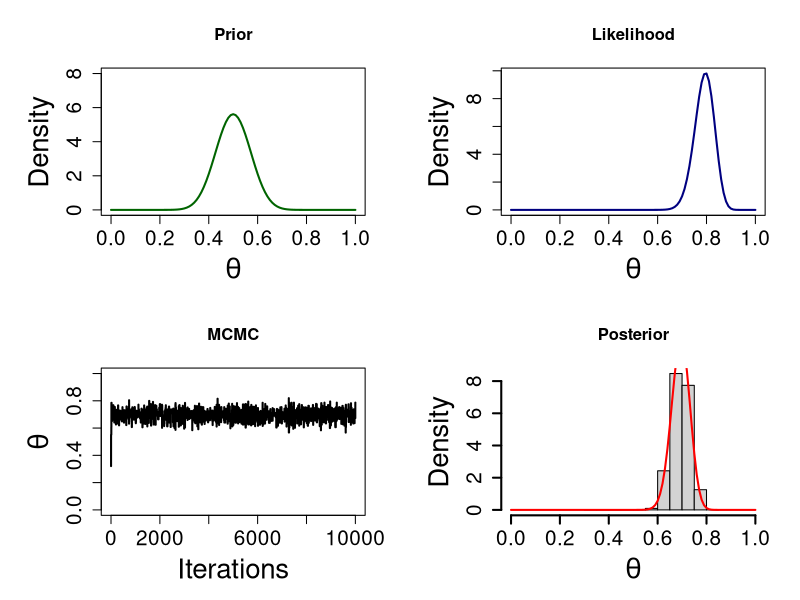
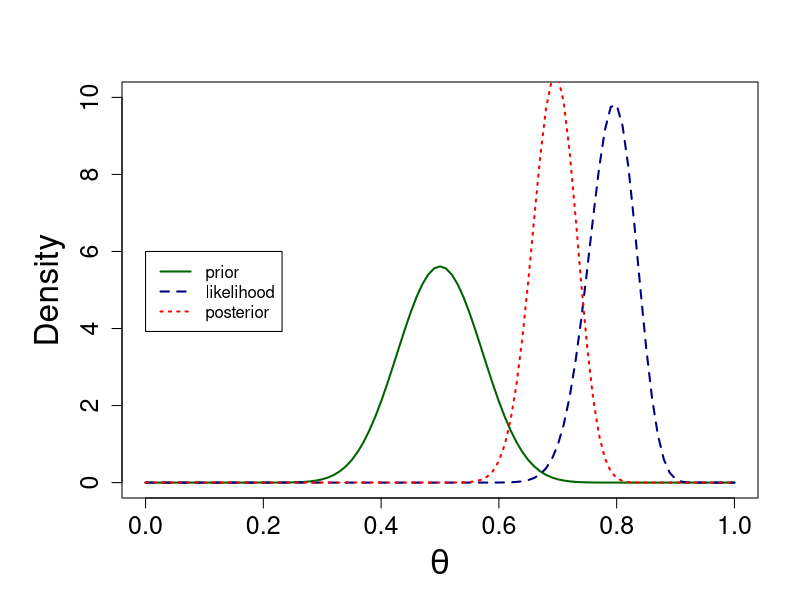
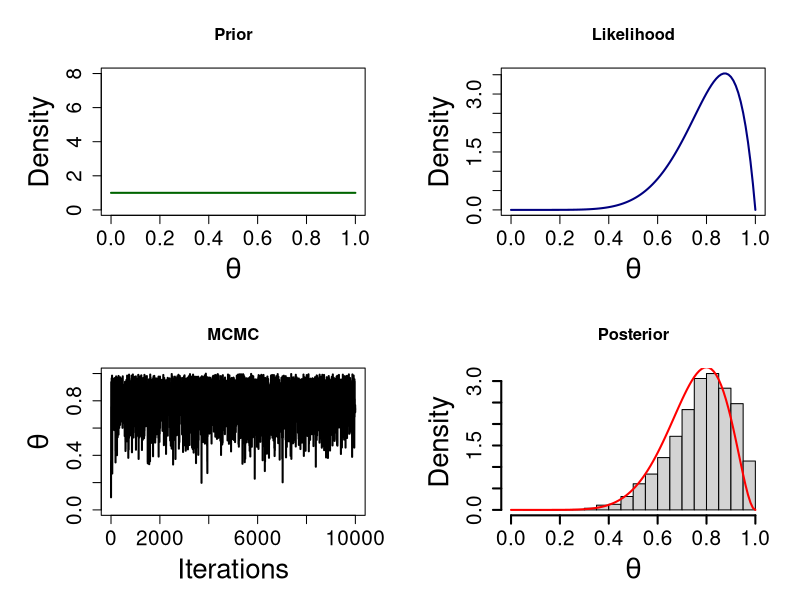
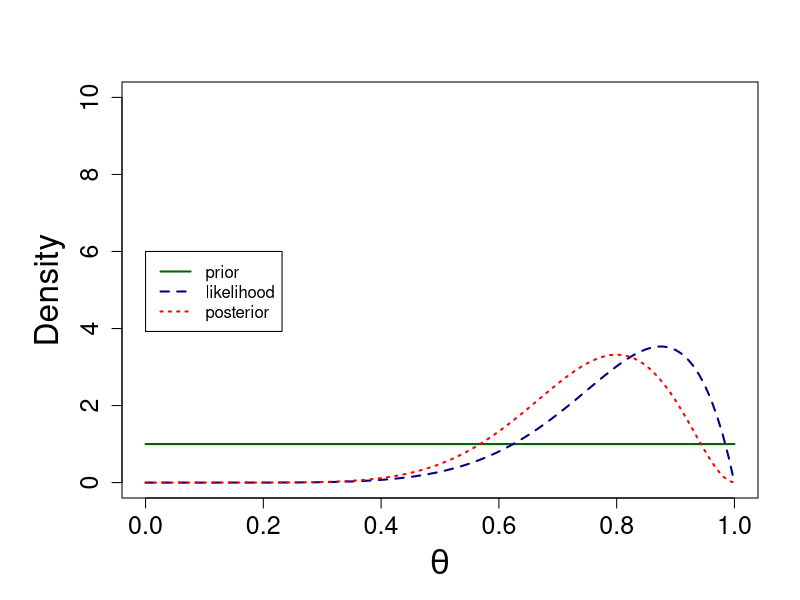

R code for these plots, in order:
#Bayesian inference - demonstrate the effect of changing prior and amount of data on 
#	the posterior distribution
# by Anders Gonçalves da Silva (C) 2014
# email: andersgs@gmail.com
# 20 March 2014

# The exercise consists of simulating flipping a biased coin, and trying to estimate
# the posterior distribution of theta, the probability of flipping a 'head'

#functions
#the log_likelihood function: calculates the log-likelihood of observing
# al=number of heads, be=number of tails in al+be trials
# given a value of theta.
#
# it assumes a Beta(alpha,beta) distribution for the counts of 'heads' and 'tails'

llike = function(theta,al,be){
return(dbeta(theta,shape1=al,shape2=be,log=T))
}

#the prior function: calculate the probability of theta given prior knowledge on the
# expectation of number of 'heads' and 'tails' that one might observe.
#
# the probability of theta is assumed to derive from a Beta distribution with parameters
# alpha and beta, where alpha is the prior number of expected 'heads' and beta is the prior
# number of expected 'tails'. 
#
# a flat, or non-informative, prior is modelled as Beta(1,1). If there is strong belief that
# the coin is fair (i.e., theta = 0.5) then the prior could be Beta(10,10) or Beta(25,25).
# the higher the values of alpha and beta, the more information the prior will carry. We
# will see this below.
prior = function(theta,alpha,beta){
	return(dbeta(theta,shape1=alpha,shape2=beta,log=T))
}

#the post_prob function: the posterior is proportional to the likelihood times the prior. Or
# the sum of the log(likelihood) and the log(prior). Thus, the function returns the proportional
# posterior density of theta given the data and the prior
post_prob = function(theta,al,be,alpha,beta){
	return(llike(theta,al,be)+prior(theta,alpha,beta))
}

#to estimate the posterior probability distribution of theta, we will use MCMC.
# this problem is simple, and could easily be solved analytically. But, the goal of this
# exercise is to also demonstrate the inner functions of an MCMC using a Metropolis-Hastings
# algorithm.
mcmc = function(data,steps,alpha,beta,prop_window){
	#observed number of heads
	al = sum(data==1)
	#observed number of tails
	be = sum(data==0)
	
	#creating some place to store some values
	#Accepted simulated theta values
	Theta = numeric(steps)
	#Posterior probability of each of accepted thetas
	Post = numeric(steps)
	
	#initiate the chain
	cur_theta = runif(1)
	cur_post = post_prob(theta=cur_theta,al,be,alpha,beta)
	Theta[1] = cur_theta
	Post[1] = cur_post
	
	#run the chain
	for(i in 2:steps){
		#propose a new theta
		new_theta = runif(1,min=max(cur_theta-prop_window,0),max=min(cur_theta+prop_window,1))
		new_post = post_prob(theta=new_theta,al,be,alpha,beta)
		
		#if it is better than the current theta, accept it
		# if not, accept it with probability rho
		rho = runif(1)
		if(exp(new_post-cur_post) > rho){
			cur_theta = new_theta
			cur_post = new_post
		}
		
		#save the values of the chain
		Theta[i] = cur_theta
		Post[i] = cur_post
	}
	return(data.frame(theta=Theta,post=Post))
}


#generate some data
dat=replicate(n=100,rbinom(n=1,size=1,prob=0.8))

#run the mcmc
#parameters
alpha=25
beta=25
chain=mcmc(dat,10000,alpha=alpha,beta=beta,prop_window=0.5)

################
#four plot panel
#plot prior
par(mar=c(5,6,4,2)+0.1,mfrow=c(2,2))
plot(seq(0,1,0.01),dbeta(seq(0,1,0.01),25,25),col='dark green',type='l',ylim=c(0,8),xlab=expression(theta),ylab="Density",lwd=2,cex.lab=2,cex.axis=1.5)
title('Prior')

#plot like
plot(seq(0,1,0.01),exp(sapply(seq(0,1,0.01),llike,sum(dat==1),sum(dat==0))),col='navy blue',xlab=expression(theta),ylab="Density",lwd=2,cex.lab=2,cex.axis=1.5,type='l')
title("Likelihood")

#plot post
plot(chain[,1],type='l',ylab=expression(theta),xlab="Iterations",lwd=2,cex.lab=2,cex.axis=1.5,ylim=c(0,1))
title("MCMC")

hist(chain[,1],freq=F,xlab=expression(theta),ylab="Density",lwd=2,cex.lab=2,cex.axis=1.5,xlim=c(0,1),main="Posterior")

lines(seq(0,1,0.01),sapply(seq(0,1,0.01),function(theta) dbeta(theta,sum(dat==1)+alpha,sum(dat==0)+beta)),col='red',lwd=2)

#################
#comparative plot
par(mar=c(5,6,4,2)+0.1,mfrow=c(1,1))
plot(seq(0,1,0.01),dbeta(seq(0,1,0.01),alpha,beta),col='dark green',type='l',ylim=c(0,10),xlab=expression(theta),ylab="Density",lwd=2,cex.lab=2,cex.axis=1.5)

lines(seq(0,1,0.01),exp(sapply(seq(0,1,0.01),llike,sum(dat==1),sum(dat==0))),col='navy blue',lwd=2,lty=2)

lines(seq(0,1,0.01),sapply(seq(0,1,0.01),function(theta) dbeta(theta,sum(dat==1)+alpha,sum(dat==0)+beta)),col='red',lwd=2,lty=3)
legend(x=0,y=6,legend=c('prior','likelihood','posterior'),lty=c(1,2,3),col=c('dark green','navy blue','red'),lwd=2)
par(mar=c(5, 4, 4, 2) + 0.1)

##################################################################
#flat prior

#generate some data
dat=replicate(n=10,rbinom(n=1,size=1,prob=0.8))

#run the mcmc
#parameters
alpha=1
beta=1
chain=mcmc(dat,10000,alpha=alpha,beta=beta,prop_window=0.5)

################
#four plot panel
#plot prior
par(mar=c(5,6,4,2)+0.1,mfrow=c(2,2))
plot(seq(0,1,0.01),dbeta(seq(0,1,0.01),alpha,beta),col='dark green',type='l',ylim=c(0,8),xlab=expression(theta),ylab="Density",lwd=2,cex.lab=2,cex.axis=1.5)
title('Prior')

#plot like
plot(seq(0,1,0.01),exp(sapply(seq(0,1,0.01),llike,sum(dat==1),sum(dat==0))),col='navy blue',xlab=expression(theta),ylab="Density",lwd=2,cex.lab=2,cex.axis=1.5,type='l')
title("Likelihood")

#plot post
plot(chain[,1],type='l',ylab=expression(theta),xlab="Iterations",lwd=2,cex.lab=2,cex.axis=1.5,ylim=c(0,1))
title("MCMC")

hist(chain[,1],freq=F,xlab=expression(theta),ylab="Density",lwd=2,cex.lab=2,cex.axis=1.5,xlim=c(0,1),main="Posterior")

lines(seq(0,1,0.01),sapply(seq(0,1,0.01),function(theta) dbeta(theta,sum(dat==1)+alpha,sum(dat==0)+beta)),col='red',lwd=2)

#################
#comparative plot
par(mar=c(5,6,4,2)+0.1,mfrow=c(1,1))
plot(seq(0,1,0.01),dbeta(seq(0,1,0.01),alpha,beta),col='dark green',type='l',ylim=c(0,10),xlab=expression(theta),ylab="Density",lwd=2,cex.lab=2,cex.axis=1.5)

lines(seq(0,1,0.01),exp(sapply(seq(0,1,0.01),llike,sum(dat==1),sum(dat==0))),col='navy blue',lwd=2,lty=2)

lines(seq(0,1,0.01),sapply(seq(0,1,0.01),function(theta) dbeta(theta,sum(dat==1)+alpha,sum(dat==0)+beta)),col='red',lwd=2,lty=3)
legend(x=0,y=6,legend=c('prior','likelihood','posterior'),lty=c(1,2,3),col=c('dark green','navy blue','red'),lwd=2)
par(mar=c(5, 4, 4, 2) + 0.1)